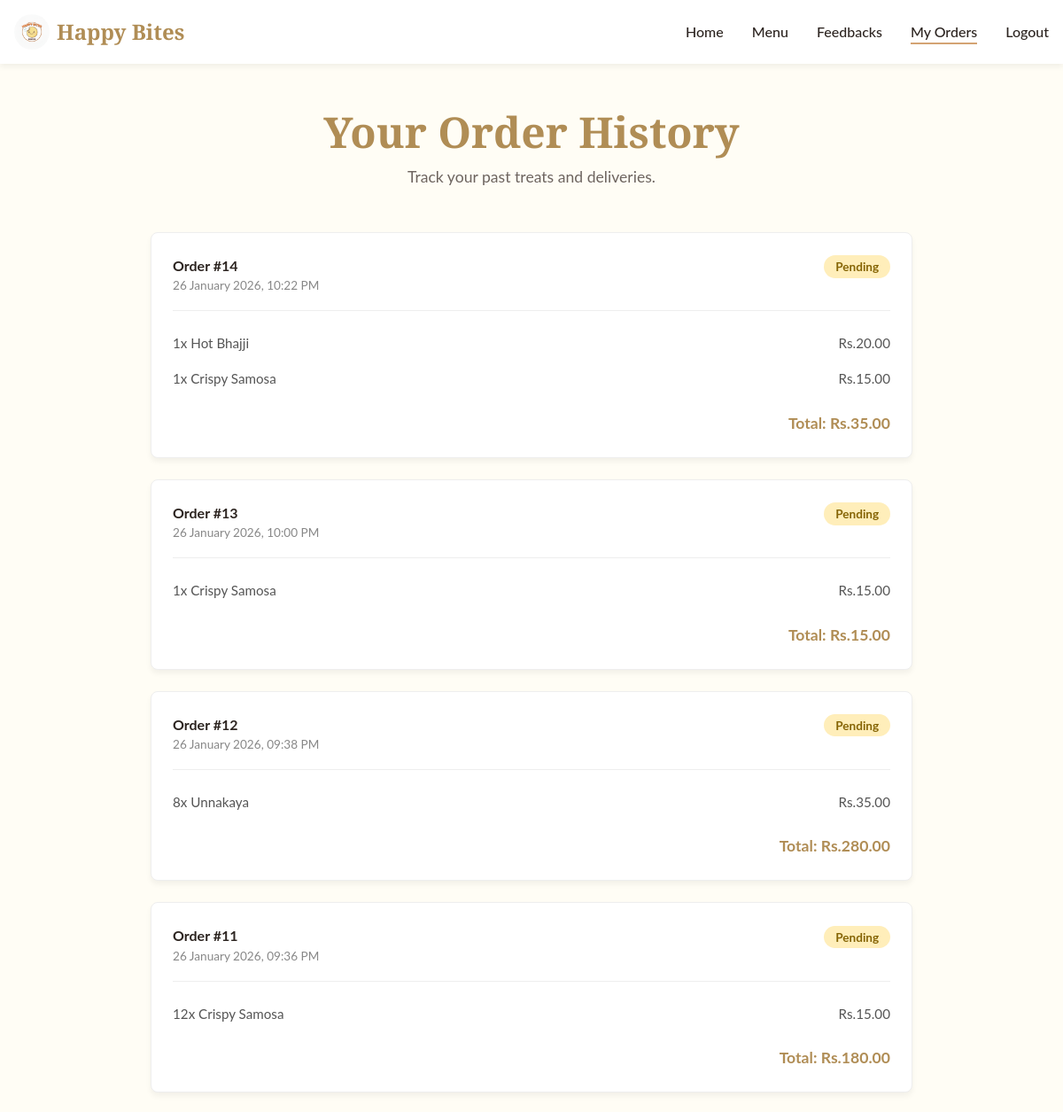
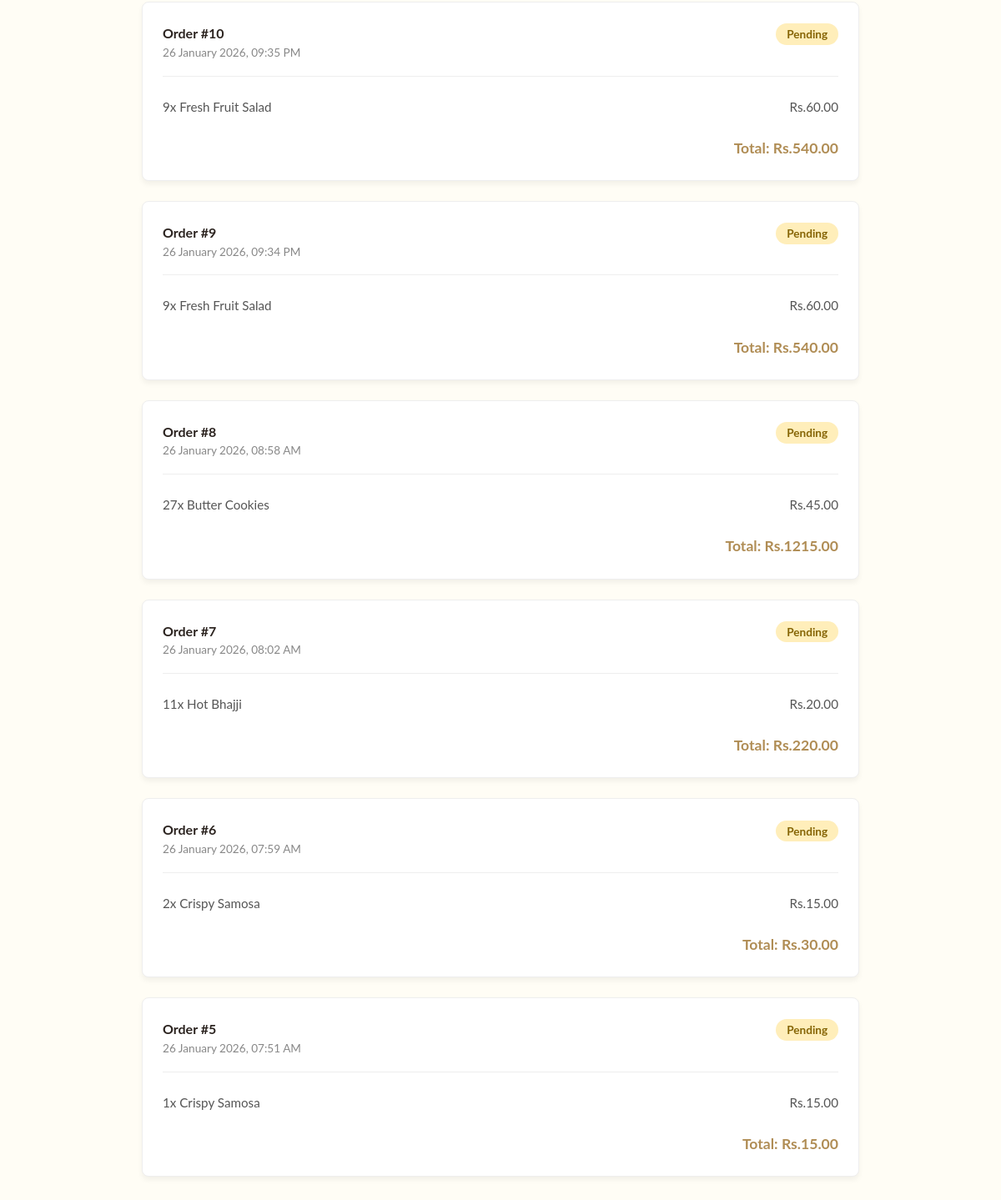
The page /my_orders (signed in) on the database its author committed (2 pictures, top to bottom).
### app1.py (models this page shows)
class Order(db.Model):
    id = db.Column(db.Integer, primary_key=True)
    timestamp = db.Column(db.DateTime, default=datetime.utcnow)
    customer_name = db.Column(db.String(100), nullable=False)
    customer_phone = db.Column(db.String(20), nullable=False)
    customer_address = db.Column(db.Text, nullable=True) # Added address field
    total = db.Column(db.String(20), nullable=False)
    status = db.Column(db.String(20), default='Pending')
    user_id = db.Column(db.Integer, db.ForeignKey('user.id'), nullable=True)
    items = db.relationship('OrderItem', backref='order', lazy=True)

class OrderItem(db.Model):
    id = db.Column(db.Integer, primary_key=True)
    order_id = db.Column(db.Integer, db.ForeignKey('order.id'), nullable=False)
    name = db.Column(db.String(100), nullable=False)
    price = db.Column(db.Float, nullable=False)
    quantity = db.Column(db.Integer, default=1)

### app1.py (the view)
@app.route('/my_orders')
def my_orders():
    if not session.get('user_logged_in'):
        return redirect(url_for('login'))
    user = User.query.filter_by(username=session['username']).first()
    if not user:
        return redirect(url_for('login'))
    user_orders = Order.query.filter_by(user_id=user.id).order_by(Order.timestamp.desc()).all()
    return render_template('my_orders.html', orders=user_orders)

### app1.py (called while the page is built)
@app.context_processor
def inject_settings():
    settings = StoreSettings.query.first()
    if not settings:
        settings = StoreSettings()
        db.session.add(settings)
        db.session.commit()
    return dict(store_settings=settings)

### templates/my_orders.html (shortened to what this page needs)
<!DOCTYPE html>
<html lang="en">
<head>
    <link rel="stylesheet" href="/static/style.css">
</head>
<body>
    <nav class="navbar scrolled" id="navbar">
        <div class="container nav-container">
            <a href="/" class="logo">
                <img src="static/assets/images/logo.jpeg" alt="Happy Bites Logo" class="logo-img">
                <span class="logo-text">Happy Bites</span>
            </a>
            <ul class="nav-links">
                <li><a href="/" class="nav-link">Home</a></li>
                <li><a href="/menu" class="nav-link">Menu</a></li>
                <li><a href="/feedbacks" class="nav-link">Feedbacks</a></li>
                <li><a href="/my_orders" class="nav-link active">My Orders</a></li>
                <li><a href="/logout" class="nav-link">Logout</a></li>
            </ul>
        </div>
    </nav>
    <div class="orders-container">
        <h1 class="section-title text-center">Your Order History</h1>
        <p class="section-desc text-center" style="margin-bottom: 3rem;">Track your past treats and deliveries.</p>
        {% if orders %}
        {% for order in orders %}
        <div class="order-card">
            <div class="order-header">
                <div>
                    <strong>Order #{{ order.id }}</strong>
                    <div style="font-size: 0.85rem; color: #888;">{{ order.timestamp.strftime('%d %B %Y, %I:%M %p') }}
                    </div>
                </div>
                <div>
                    <span class="order-status status-{{ order.status }}">{{ order.status }}</span>
                </div>
            </div>
            <div class="item-list">
                {% for item in order.items %}
                <div class="item-row">
                    <span>{{ item.quantity }}x {{ item.name }}</span>
                    <span>Rs.{{ "%.2f"|format(item.price) }}</span>
                </div>
                {% endfor %}
            </div>
            <div style="text-align: right; font-weight: bold; font-size: 1.1rem; color: var(--primary-dark);">
                Total: {{ order.total }}
            </div>
        </div>
        {% endfor %}
        {% else %}
        <div class="text-center" style="padding: 3rem;">
            <p style="font-size: 1.2rem; margin-bottom: 1rem;">You haven't placed any orders yet.</p>
            <a href="/menu" class="btn btn-primary">Start Ordering</a>
        </div>
        {% endif %}
    </div>
</body>
</html>

### static/style.css (style rules this page uses)
:root { --primary: #D4A373; --primary-dark: #b08d55; --secondary: #FEFAE0; --accent: #FAEDCD; --text-dark: #2c2420; --text-light: #6d645f; --white: #ffffff; --light-bg: #FFFDF5; --gradient-hero: linear-gradient(135deg, rgba(0, 0, 0, 0.4) 0%, rgba(0, 0, 0, 0.1) 100%); --gradient-gold: linear-gradient(45deg, #D4A373, #FAEDCD); --font-heading: 'Playfair Display', serif; --font-body: 'Lato', sans-serif; --container-width: 1200px; --spacing-xs: 0.5rem; --spacing-sm: 1rem; --spacing-md: 2rem; --spacing-lg: 4rem; --shadow-sm: 0 4px 6px rgba(0, 0, 0, 0.05); --shadow-md: 0 10px 15px rgba(0, 0, 0, 0.1); --shadow-lg: 0 20px 25px rgba(0, 0, 0, 0.15); --radius: 12px; --transition: all 0.3s cubic-bezier(0.4, 0, 0.2, 1); }
*, *::before, *::after { margin: 0; padding: 0; box-sizing: border-box; }
html { scroll-behavior: smooth; font-size: 16px; }
body { font-family: var(--font-body), system-ui, sans-serif; background-color: var(--light-bg); color: var(--text-dark); line-height: 1.6; overflow-x: hidden; }
h1, h2, h3, h4 { font-family: var(--font-heading); font-weight: 700; line-height: 1.2; }
a { text-decoration: none; color: inherit; transition: var(--transition); }
ul { list-style: none; }
img { max-width: 100%; display: block; }
.container { max-width: var(--container-width); margin: 0 auto; padding: 0 var(--spacing-sm); }
.text-center { text-align: center; }
.navbar { position: fixed; top: 0; left: 0; width: 100%; z-index: 1000; padding: 1.5rem 0; transition: var(--transition); background: transparent; }
.navbar.scrolled { background: rgba(255, 255, 255, 0.95); backdrop-filter: blur(10px); box-shadow: var(--shadow-sm); padding: 1rem 0; }
.nav-container { display: flex; justify-content: space-between; align-items: center; }
.logo { display: flex; align-items: center; gap: 0.5rem; font-family: var(--font-heading); font-size: 1.5rem; font-weight: 700; color: var(--primary); }
.navbar.scrolled .logo { color: var(--primary-dark); }
.logo-img { height: 40px; width: 40px; border-radius: 50%; object-fit: cover; }
.nav-links { display: flex; gap: 2rem; }
.nav-link { font-size: 1rem; font-weight: 500; position: relative; color: var(--white); }
.navbar.scrolled .nav-link { color: var(--text-dark); }
.nav-link::after { content: ''; position: absolute; bottom: -5px; left: 0; width: 0%; height: 2px; background-color: var(--primary); transition: width 0.3s ease; }
.nav-link:hover::after, .nav-link.active::after { width: 100%; }
.section-title { font-size: 3rem; margin-bottom: 0.5rem; color: var(--primary-dark); }
.section-desc { color: var(--text-light); font-size: 1.1rem; }

### templates/my_orders.html (style rules this page uses)
.orders-container { padding: 120px 20px 60px; max-width: 900px; margin: 0 auto; }
.order-card { background: white; border-radius: 8px; box-shadow: 0 4px 6px rgba(0, 0, 0, 0.05); padding: 1.5rem; margin-bottom: 1.5rem; border: 1px solid #eee; }
.order-header { display: flex; justify-content: space-between; border-bottom: 1px solid #eee; padding-bottom: 1rem; margin-bottom: 1rem; flex-wrap: wrap; gap: 1rem; }
.order-status { padding: 0.3rem 0.8rem; border-radius: 20px; font-size: 0.85rem; font-weight: bold; }
.status-Pending { background: #ffeeba; color: #856404; }
.item-list { margin-bottom: 1rem; }
.item-row { display: flex; justify-content: space-between; padding: 0.5rem 0; font-size: 0.95rem; color: #555; }

### rows shown on the page
Order: id "14", timestamp "26 January 2026, 10:22 PM", status "Pending", total "Rs.35.00"
OrderItem: quantity "1", name "Hot Bhajji", price "20.00"
OrderItem: quantity "1", name "Crispy Samosa", price "15.00"
Order: id "13", timestamp "26 January 2026, 10:00 PM", status "Pending", total "Rs.15.00"
OrderItem: quantity "1", name "Crispy Samosa", price "15.00"
Order: id "12", timestamp "26 January 2026, 09:38 PM", status "Pending", total "Rs.280.00"
OrderItem: quantity "8", name "Unnakaya", price "35.00"
Order: id "11", timestamp "26 January 2026, 09:36 PM", status "Pending", total "Rs.180.00"
OrderItem: quantity "12", name "Crispy Samosa", price "15.00"
Order: id "10", timestamp "26 January 2026, 09:35 PM", status "Pending", total "Rs.540.00"
OrderItem: quantity "9", name "Fresh Fruit Salad", price "60.00"
Order: id "9", timestamp "26 January 2026, 09:34 PM", status "Pending", total "Rs.540.00"
OrderItem: quantity "9", name "Fresh Fruit Salad", price "60.00"
Order: id "8", timestamp "26 January 2026, 08:58 AM", status "Pending", total "Rs.1215.00"
OrderItem: quantity "27", name "Butter Cookies", price "45.00"
Order: id "7", timestamp "26 January 2026, 08:02 AM", status "Pending", total "Rs.220.00"
OrderItem: quantity "11", name "Hot Bhajji", price "20.00"
Order: id "6", timestamp "26 January 2026, 07:59 AM", status "Pending", total "Rs.30.00"
OrderItem: quantity "2", name "Crispy Samosa", price "15.00"
Order: id "5", timestamp "26 January 2026, 07:51 AM", status "Pending", total "Rs.15.00"
OrderItem: quantity "1", name "Crispy Samosa", price "15.00"
